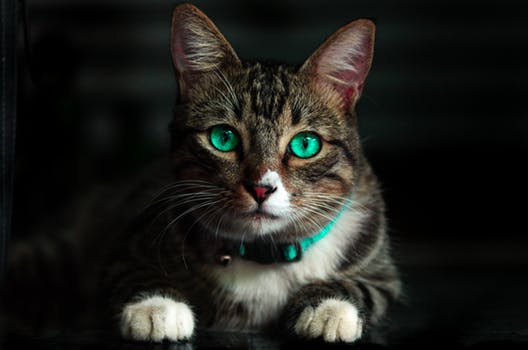
#> input picture cat.jpeg, 528 x 350 px
$ python translation_transformation.py -image cat.jpeg
#> lines starting #> are read from the running program, lines starting #| are printed output that depends on the picture
import cv2
import numpy as np
import argparse


ap = argparse.ArgumentParser()
ap.add_argument('-i','-image',   required = True, help = 'Enter the path for the image')
args = vars(ap.parse_args())

image = cv2.imread(args['i'])
#> image is the input picture: shape (350, 528, 3); mean B, G, R 27.8, 31.9, 31.8


def translate(image, tx, ty):
	"""
	This function will create a translation matrix using tx, ty and return a translated image
	think interms of matrix multiplication for translation
	--      --   -- --
	| 1 0 tx |   | x |
	| 0 1 ty | * | y |
	| 0 0 1  |   | 1 |
	--      --   -- --
	"""
#> called with tx = 50, ty = 100
	M = np.float32([[1,0,tx], [0,1,ty]])
	translated_image = cv2.warpAffine(image, M, (image.shape[1], image.shape[0]))
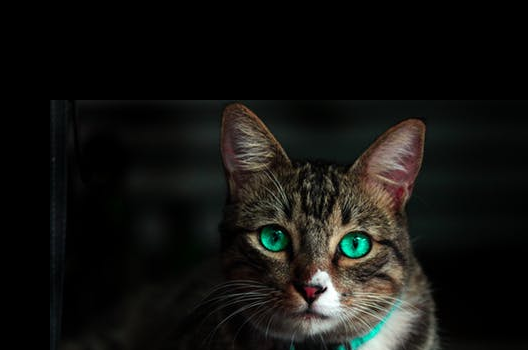
#> translated_image: shape (350, 528, 3); mean B, G, R 17, 19.7, 19.9
	return translated_image


if __name__ == '__main__':
	cv2.imshow('Original Image', image)
	cv2.waitKey(0)

	test_translation = translate(image, 50, 100)
	cv2.imshow('Translated Image', test_translation)
	cv2.waitKey(0)

	"""
		Since the origin of image is on the left top corner

		Negative value for ty will move the image up
		Positive value for ty will move the image down

		Negative value for tx will move the image left
		Positive value for tx will move the image right
	"""
